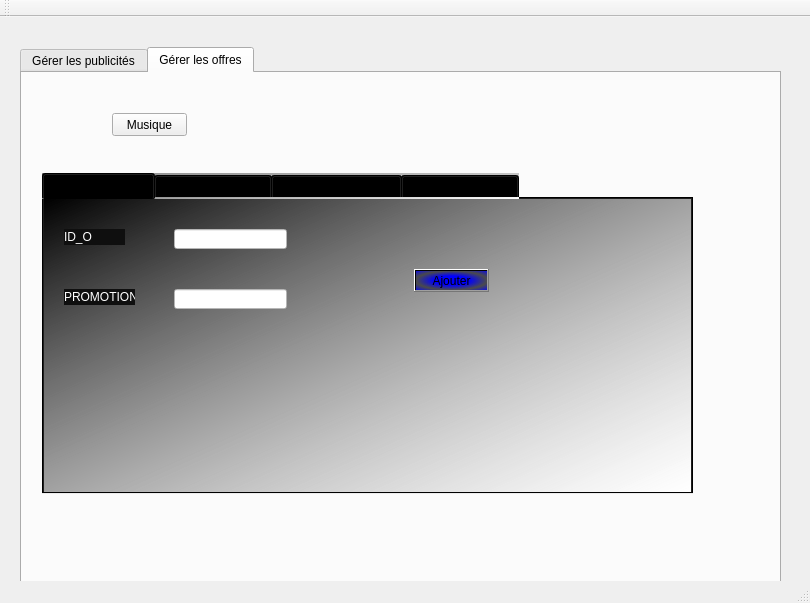
<?xml version="1.0" encoding="UTF-8"?>
<ui version="4.0">
 <class>MainWindow</class>
 <widget class="QMainWindow" name="MainWindow">
  <property name="geometry">
   <rect>
    <x>0</x>
    <y>0</y>
    <width>810</width>
    <height>603</height>
   </rect>
  </property>
  <property name="windowTitle">
   <string>Gestion des étudiants</string>
  </property>
  <widget class="QWidget" name="centralWidget">
   <widget class="QTabWidget" name="tabWidget_2">
    <property name="geometry">
     <rect>
      <x>20</x>
      <y>30</y>
      <width>761</width>
      <height>571</height>
     </rect>
    </property>
    <property name="styleSheet">
     <string notr="true">font: 10pt &quot;MV Boli&quot;;</string>
    </property>
    <property name="currentIndex">
     <number>1</number>
    </property>
    <widget class="QWidget" name="tab_5">
     <attribute name="title">
      <string>Gérer les publicités</string>
     </attribute>
     <widget class="QTabWidget" name="tabjk">
      <property name="geometry">
       <rect>
        <x>30</x>
        <y>110</y>
        <width>631</width>
        <height>271</height>
       </rect>
      </property>
      <property name="styleSheet">
       <string notr="true">background-color: rgb(86, 86, 86);
font: 10pt &quot;MV Boli&quot;;</string>
      </property>
      <property name="currentIndex">
       <number>0</number>
      </property>
      <widget class="QWidget" name="tab_6">
       <attribute name="title">
        <string>ajouter une publicité</string>
       </attribute>
       <widget class="QLineEdit" name="lineEdit_ID_A_2">
        <property name="geometry">
         <rect>
          <x>120</x>
          <y>50</y>
          <width>113</width>
          <height>20</height>
         </rect>
        </property>
        <property name="styleSheet">
         <string notr="true">background-color: rgb(255, 255, 255);</string>
        </property>
       </widget>
       <widget class="QLineEdit" name="lineEdit_PRIX">
        <property name="geometry">
         <rect>
          <x>120</x>
          <y>110</y>
          <width>113</width>
          <height>20</height>
         </rect>
        </property>
        <property name="styleSheet">
         <string notr="true">background-color: rgb(255, 255, 255);</string>
        </property>
       </widget>
       <widget class="QLabel" name="label_7">
        <property name="geometry">
         <rect>
          <x>30</x>
          <y>60</y>
          <width>47</width>
          <height>13</height>
         </rect>
        </property>
        <property name="styleSheet">
         <string notr="true">background-color: rgb(15, 15, 15);
font: 75 10pt &quot;MS Shell Dlg 2&quot;;
color: rgb(255, 255, 255);</string>
        </property>
        <property name="text">
         <string>ID_A</string>
        </property>
       </widget>
       <widget class="QLabel" name="label_8">
        <property name="geometry">
         <rect>
          <x>30</x>
          <y>120</y>
          <width>47</width>
          <height>13</height>
         </rect>
        </property>
        <property name="styleSheet">
         <string notr="true">background-color: rgb(15, 15, 15);
font: 75 10pt &quot;MS Shell Dlg 2&quot;;
color: rgb(255, 255, 255);</string>
        </property>
        <property name="text">
         <string>PRIX</string>
        </property>
       </widget>
       <widget class="QLabel" name="label_9">
        <property name="geometry">
         <rect>
          <x>30</x>
          <y>180</y>
          <width>47</width>
          <height>13</height>
         </rect>
        </property>
        <property name="styleSheet">
         <string notr="true">background-color: rgb(15, 15, 15);
font: 75 10pt &quot;MS Shell Dlg 2&quot;;
color: rgb(255, 255, 255);</string>
        </property>
        <property name="text">
         <string>DUREE</string>
        </property>
       </widget>
       <widget class="QLineEdit" name="lineEdit_DUREE">
        <property name="geometry">
         <rect>
          <x>120</x>
          <y>180</y>
          <width>113</width>
          <height>20</height>
         </rect>
        </property>
        <property name="styleSheet">
         <string notr="true">background-color: rgb(255, 255, 255);</string>
        </property>
       </widget>
       <widget class="QPushButton" name="pb_ajouter">
        <property name="geometry">
         <rect>
          <x>370</x>
          <y>120</y>
          <width>75</width>
          <height>23</height>
         </rect>
        </property>
        <property name="styleSheet">
         <string notr="true">font: 9pt &quot;Oswald&quot;;
background-color: qradialgradient(spread:reflect, cx:0.5, cy:0.5, radius:0.5, fx:0.5, fy:0.5, stop:0.477387 rgba(0, 0, 255, 255), stop:1 rgba(66, 66, 66, 229));</string>
        </property>
        <property name="text">
         <string>Ajouter</string>
        </property>
       </widget>
      </widget>
      <widget class="QWidget" name="tab_7">
       <attribute name="title">
        <string>afficher une publicité</string>
       </attribute>
       <widget class="QTableView" name="tabpublicites">
        <property name="geometry">
         <rect>
          <x>60</x>
          <y>30</y>
          <width>431</width>
          <height>192</height>
         </rect>
        </property>
       </widget>
       <widget class="QPushButton" name="affichagetrier">
        <property name="geometry">
         <rect>
          <x>420</x>
          <y>240</y>
          <width>81</width>
          <height>23</height>
         </rect>
        </property>
        <property name="styleSheet">
         <string notr="true">background-color: rgb(3, 79, 127);
font: 9pt &quot;Oswald&quot;;</string>
        </property>
        <property name="text">
         <string>affichage trié</string>
        </property>
       </widget>
      </widget>
      <widget class="QWidget" name="tab_8">
       <attribute name="title">
        <string>supprimer une publicité</string>
       </attribute>
       <widget class="QLabel" name="label_11">
        <property name="geometry">
         <rect>
          <x>50</x>
          <y>60</y>
          <width>47</width>
          <height>13</height>
         </rect>
        </property>
        <property name="styleSheet">
         <string notr="true">background-color: rgb(15, 15, 15);
font: 75 10pt &quot;MS Shell Dlg 2&quot;;
color: rgb(255, 255, 255);</string>
        </property>
        <property name="text">
         <string>ID_A</string>
        </property>
       </widget>
       <widget class="QLineEdit" name="lineEdit_ID_A">
        <property name="geometry">
         <rect>
          <x>160</x>
          <y>60</y>
          <width>113</width>
          <height>20</height>
         </rect>
        </property>
        <property name="styleSheet">
         <string notr="true">background-color: rgb(255, 255, 255);</string>
        </property>
       </widget>
       <widget class="QPushButton" name="pb_supprimer">
        <property name="geometry">
         <rect>
          <x>360</x>
          <y>60</y>
          <width>75</width>
          <height>23</height>
         </rect>
        </property>
        <property name="styleSheet">
         <string notr="true">font: 9pt &quot;Oswald&quot;;
background-color: qradialgradient(spread:reflect, cx:0.5, cy:0.5, radius:0.5, fx:0.5, fy:0.5, stop:0.477387 rgba(0, 0, 255, 255), stop:1 rgba(66, 66, 66, 229));</string>
        </property>
        <property name="text">
         <string>Supprimer</string>
        </property>
       </widget>
      </widget>
      <widget class="QWidget" name="tab_10">
       <attribute name="title">
        <string>modifier une publicité</string>
       </attribute>
       <widget class="QLabel" name="label_14">
        <property name="geometry">
         <rect>
          <x>60</x>
          <y>30</y>
          <width>47</width>
          <height>13</height>
         </rect>
        </property>
        <property name="styleSheet">
         <string notr="true">background-color: rgb(15, 15, 15);
font: 75 10pt &quot;MS Shell Dlg 2&quot;;
color: rgb(255, 255, 255);</string>
        </property>
        <property name="text">
         <string>ID_A</string>
        </property>
       </widget>
       <widget class="QLabel" name="label_15">
        <property name="geometry">
         <rect>
          <x>60</x>
          <y>80</y>
          <width>47</width>
          <height>13</height>
         </rect>
        </property>
        <property name="styleSheet">
         <string notr="true">background-color: rgb(15, 15, 15);
font: 75 10pt &quot;MS Shell Dlg 2&quot;;
color: rgb(255, 255, 255);</string>
        </property>
        <property name="text">
         <string>PRIX</string>
        </property>
       </widget>
       <widget class="QLabel" name="label_16">
        <property name="geometry">
         <rect>
          <x>60</x>
          <y>140</y>
          <width>47</width>
          <height>13</height>
         </rect>
        </property>
        <property name="styleSheet">
         <string notr="true">background-color: rgb(15, 15, 15);
font: 75 10pt &quot;MS Shell Dlg 2&quot;;
color: rgb(255, 255, 255);</string>
        </property>
        <property name="text">
         <string>DUREE</string>
        </property>
       </widget>
       <widget class="QLineEdit" name="lineEdit_ID_A_3">
        <property name="geometry">
         <rect>
          <x>190</x>
          <y>30</y>
          <width>113</width>
          <height>20</height>
         </rect>
        </property>
        <property name="styleSheet">
         <string notr="true">background-color: rgb(255, 255, 255);</string>
        </property>
       </widget>
       <widget class="QLineEdit" name="lineEdit_ID_A_4">
        <property name="geometry">
         <rect>
          <x>190</x>
          <y>80</y>
          <width>113</width>
          <height>20</height>
         </rect>
        </property>
        <property name="styleSheet">
         <string notr="true">background-color: rgb(255, 255, 255);</string>
        </property>
       </widget>
       <widget class="QLineEdit" name="lineEdit_ID_A_5">
        <property name="geometry">
         <rect>
          <x>190</x>
          <y>130</y>
          <width>113</width>
          <height>20</height>
         </rect>
        </property>
        <property name="styleSheet">
         <string notr="true">background-color: rgb(255, 255, 255);</string>
        </property>
       </widget>
       <widget class="QPushButton" name="Modifier">
        <property name="geometry">
         <rect>
          <x>380</x>
          <y>90</y>
          <width>75</width>
          <height>23</height>
         </rect>
        </property>
        <property name="styleSheet">
         <string notr="true">font: 9pt &quot;Oswald&quot;;
background-color: qradialgradient(spread:reflect, cx:0.5, cy:0.5, radius:0.5, fx:0.5, fy:0.5, stop:0.477387 rgba(0, 0, 255, 255), stop:1 rgba(66, 66, 66, 229));</string>
        </property>
        <property name="text">
         <string>Modifier</string>
        </property>
       </widget>
      </widget>
      <widget class="QWidget" name="tab_11">
       <attribute name="title">
        <string>Rechercher</string>
       </attribute>
       <widget class="QPushButton" name="recherche">
        <property name="geometry">
         <rect>
          <x>410</x>
          <y>50</y>
          <width>75</width>
          <height>23</height>
         </rect>
        </property>
        <property name="styleSheet">
         <string notr="true">font: 9pt &quot;Oswald&quot;;
background-color: qradialgradient(spread:reflect, cx:0.5, cy:0.5, radius:0.5, fx:0.5, fy:0.5, stop:0.477387 rgba(0, 0, 255, 255), stop:1 rgba(66, 66, 66, 229));</string>
        </property>
        <property name="text">
         <string>Recherche</string>
        </property>
       </widget>
       <widget class="QLineEdit" name="lineEdit">
        <property name="geometry">
         <rect>
          <x>250</x>
          <y>50</y>
          <width>113</width>
          <height>20</height>
         </rect>
        </property>
        <property name="styleSheet">
         <string notr="true">background-color: rgb(255, 255, 255);</string>
        </property>
       </widget>
       <widget class="QLabel" name="label_3">
        <property name="geometry">
         <rect>
          <x>70</x>
          <y>50</y>
          <width>161</width>
          <height>16</height>
         </rect>
        </property>
        <property name="styleSheet">
         <string notr="true">background-color: rgb(15, 15, 15);
font: 75 10pt &quot;MS Shell Dlg 2&quot;;
color: rgb(255, 255, 255);</string>
        </property>
        <property name="text">
         <string>Identifiant de la publicité:</string>
        </property>
       </widget>
       <widget class="QTableView" name="tabrecherche">
        <property name="geometry">
         <rect>
          <x>30</x>
          <y>130</y>
          <width>521</width>
          <height>101</height>
         </rect>
        </property>
       </widget>
      </widget>
     </widget>
     <widget class="QLabel" name="label_6">
      <property name="geometry">
       <rect>
        <x>0</x>
        <y>0</y>
        <width>761</width>
        <height>541</height>
       </rect>
      </property>
      <property name="text">
       <string/>
      </property>
      <property name="pixmap">
       <pixmap>../../../dimension.jpg</pixmap>
      </property>
     </widget>
     <zorder>label_6</zorder>
     <zorder>tabjk</zorder>
    </widget>
    <widget class="QWidget" name="tab_4">
     <attribute name="title">
      <string>Gérer les offres</string>
     </attribute>
     <widget class="QTabWidget" name="tabWidget">
      <property name="geometry">
       <rect>
        <x>20</x>
        <y>100</y>
        <width>651</width>
        <height>321</height>
       </rect>
      </property>
      <property name="styleSheet">
       <string notr="true">font: 10pt &quot;MV Boli&quot;;
background-color: qlineargradient(spread:reflect, x1:0, y1:0, x2:1, y2:1, stop:0 rgba(0, 0, 0, 119), stop:1 rgba(255, 255, 255, 255));</string>
      </property>
      <property name="currentIndex">
       <number>0</number>
      </property>
      <widget class="QWidget" name="tab">
       <attribute name="title">
        <string>ajouter une offre</string>
       </attribute>
       <widget class="QLabel" name="label">
        <property name="geometry">
         <rect>
          <x>20</x>
          <y>30</y>
          <width>61</width>
          <height>16</height>
         </rect>
        </property>
        <property name="styleSheet">
         <string notr="true">background-color: rgb(15, 15, 15);
font: 75 10pt &quot;MS Shell Dlg 2&quot;;
color: rgb(255, 255, 255);</string>
        </property>
        <property name="text">
         <string>ID_O</string>
        </property>
       </widget>
       <widget class="QLabel" name="label_2">
        <property name="geometry">
         <rect>
          <x>20</x>
          <y>90</y>
          <width>71</width>
          <height>16</height>
         </rect>
        </property>
        <property name="styleSheet">
         <string notr="true">background-color: rgb(15, 15, 15);
font: 75 10pt &quot;MS Shell Dlg 2&quot;;
color: rgb(255, 255, 255);</string>
        </property>
        <property name="text">
         <string>PROMOTION</string>
        </property>
       </widget>
       <widget class="QLineEdit" name="lineEdit_ID_O_4">
        <property name="geometry">
         <rect>
          <x>130</x>
          <y>30</y>
          <width>113</width>
          <height>20</height>
         </rect>
        </property>
        <property name="styleSheet">
         <string notr="true">background-color: rgb(255, 255, 255);</string>
        </property>
       </widget>
       <widget class="QLineEdit" name="lineEdit_promotion">
        <property name="geometry">
         <rect>
          <x>130</x>
          <y>90</y>
          <width>113</width>
          <height>20</height>
         </rect>
        </property>
        <property name="styleSheet">
         <string notr="true">background-color: rgb(255, 255, 255);</string>
        </property>
       </widget>
       <widget class="QPushButton" name="ajouter">
        <property name="geometry">
         <rect>
          <x>370</x>
          <y>70</y>
          <width>75</width>
          <height>23</height>
         </rect>
        </property>
        <property name="styleSheet">
         <string notr="true">font: 9pt &quot;Oswald&quot;;
background-color: qradialgradient(spread:reflect, cx:0.5, cy:0.5, radius:0.5, fx:0.5, fy:0.5, stop:0.477387 rgba(0, 0, 255, 255), stop:1 rgba(66, 66, 66, 229));</string>
        </property>
        <property name="text">
         <string>Ajouter</string>
        </property>
       </widget>
      </widget>
      <widget class="QWidget" name="tab_2">
       <attribute name="title">
        <string>Afficher les offres</string>
       </attribute>
       <widget class="QTableView" name="taboffre">
        <property name="geometry">
         <rect>
          <x>10</x>
          <y>10</y>
          <width>341</width>
          <height>171</height>
         </rect>
        </property>
       </widget>
      </widget>
      <widget class="QWidget" name="tab_3">
       <attribute name="title">
        <string>Supprimer une offre</string>
       </attribute>
       <widget class="QLineEdit" name="lineEdit_ID_O">
        <property name="geometry">
         <rect>
          <x>150</x>
          <y>30</y>
          <width>113</width>
          <height>20</height>
         </rect>
        </property>
        <property name="styleSheet">
         <string notr="true">background-color: rgb(255, 255, 255);</string>
        </property>
       </widget>
       <widget class="QLabel" name="label_4">
        <property name="geometry">
         <rect>
          <x>20</x>
          <y>30</y>
          <width>61</width>
          <height>16</height>
         </rect>
        </property>
        <property name="styleSheet">
         <string notr="true">background-color: rgb(15, 15, 15);
font: 75 10pt &quot;MS Shell Dlg 2&quot;;
color: rgb(255, 255, 255);</string>
        </property>
        <property name="text">
         <string>ID_O</string>
        </property>
       </widget>
       <widget class="QPushButton" name="supprimer">
        <property name="geometry">
         <rect>
          <x>370</x>
          <y>60</y>
          <width>75</width>
          <height>23</height>
         </rect>
        </property>
        <property name="styleSheet">
         <string notr="true">font: 9pt &quot;Oswald&quot;;
background-color: qradialgradient(spread:reflect, cx:0.5, cy:0.5, radius:0.5, fx:0.5, fy:0.5, stop:0.477387 rgba(0, 0, 255, 255), stop:1 rgba(66, 66, 66, 229));</string>
        </property>
        <property name="text">
         <string>Supprimer</string>
        </property>
       </widget>
       <widget class="QLabel" name="label_10">
        <property name="geometry">
         <rect>
          <x>20</x>
          <y>80</y>
          <width>81</width>
          <height>16</height>
         </rect>
        </property>
        <property name="styleSheet">
         <string notr="true">background-color: rgb(15, 15, 15);
font: 75 10pt &quot;MS Shell Dlg 2&quot;;
color: rgb(255, 255, 255);</string>
        </property>
        <property name="text">
         <string>PROMOTION</string>
        </property>
       </widget>
       <widget class="QLineEdit" name="lineEdit_PROMOTION">
        <property name="geometry">
         <rect>
          <x>150</x>
          <y>80</y>
          <width>113</width>
          <height>20</height>
         </rect>
        </property>
        <property name="styleSheet">
         <string notr="true">background-color: rgb(255, 255, 255);</string>
        </property>
       </widget>
      </widget>
      <widget class="QWidget" name="tab_9">
       <attribute name="title">
        <string>modifier une offre</string>
       </attribute>
       <widget class="QLabel" name="label_5">
        <property name="geometry">
         <rect>
          <x>60</x>
          <y>30</y>
          <width>61</width>
          <height>16</height>
         </rect>
        </property>
        <property name="styleSheet">
         <string notr="true">background-color: rgb(15, 15, 15);
font: 75 10pt &quot;MS Shell Dlg 2&quot;;
color: rgb(255, 255, 255);</string>
        </property>
        <property name="text">
         <string>ID_O</string>
        </property>
       </widget>
       <widget class="QLabel" name="label_12">
        <property name="geometry">
         <rect>
          <x>60</x>
          <y>90</y>
          <width>61</width>
          <height>16</height>
         </rect>
        </property>
        <property name="styleSheet">
         <string notr="true">background-color: rgb(15, 15, 15);
font: 75 10pt &quot;MS Shell Dlg 2&quot;;
color: rgb(255, 255, 255);</string>
        </property>
        <property name="text">
         <string>PROMOTION</string>
        </property>
       </widget>
       <widget class="QLineEdit" name="lineEdit_ID_O_2">
        <property name="geometry">
         <rect>
          <x>220</x>
          <y>30</y>
          <width>113</width>
          <height>20</height>
         </rect>
        </property>
        <property name="styleSheet">
         <string notr="true">background-color: rgb(255, 255, 255);</string>
        </property>
       </widget>
       <widget class="QLineEdit" name="lineEdit_ID_O_3">
        <property name="geometry">
         <rect>
          <x>220</x>
          <y>90</y>
          <width>113</width>
          <height>20</height>
         </rect>
        </property>
        <property name="styleSheet">
         <string notr="true">background-color: rgb(255, 255, 255);</string>
        </property>
       </widget>
       <widget class="QPushButton" name="modifier">
        <property name="geometry">
         <rect>
          <x>430</x>
          <y>70</y>
          <width>75</width>
          <height>23</height>
         </rect>
        </property>
        <property name="styleSheet">
         <string notr="true">font: 9pt &quot;Oswald&quot;;
background-color: qradialgradient(spread:reflect, cx:0.5, cy:0.5, radius:0.5, fx:0.5, fy:0.5, stop:0.477387 rgba(0, 0, 255, 255), stop:1 rgba(66, 66, 66, 229));</string>
        </property>
        <property name="text">
         <string>modifier</string>
        </property>
       </widget>
      </widget>
     </widget>
     <widget class="QLabel" name="label_13">
      <property name="geometry">
       <rect>
        <x>0</x>
        <y>0</y>
        <width>771</width>
        <height>501</height>
       </rect>
      </property>
      <property name="text">
       <string/>
      </property>
      <property name="pixmap">
       <pixmap>../../../dimension.jpg</pixmap>
      </property>
     </widget>
     <widget class="QPushButton" name="actionSon">
      <property name="geometry">
       <rect>
        <x>90</x>
        <y>40</y>
        <width>75</width>
        <height>23</height>
       </rect>
      </property>
      <property name="text">
       <string>Musique</string>
      </property>
     </widget>
     <zorder>label_13</zorder>
     <zorder>tabWidget</zorder>
     <zorder>actionSon</zorder>
    </widget>
   </widget>
  </widget>
  <widget class="QMenuBar" name="menuBar">
   <property name="geometry">
    <rect>
     <x>0</x>
     <y>0</y>
     <width>810</width>
     <height>21</height>
    </rect>
   </property>
  </widget>
  <widget class="QToolBar" name="mainToolBar">
   <attribute name="toolBarArea">
    <enum>TopToolBarArea</enum>
   </attribute>
   <attribute name="toolBarBreak">
    <bool>false</bool>
   </attribute>
  </widget>
  <widget class="QStatusBar" name="statusBar"/>
 </widget>
 <layoutdefault spacing="6" margin="11"/>
 <resources/>
 <connections/>
</ui>
